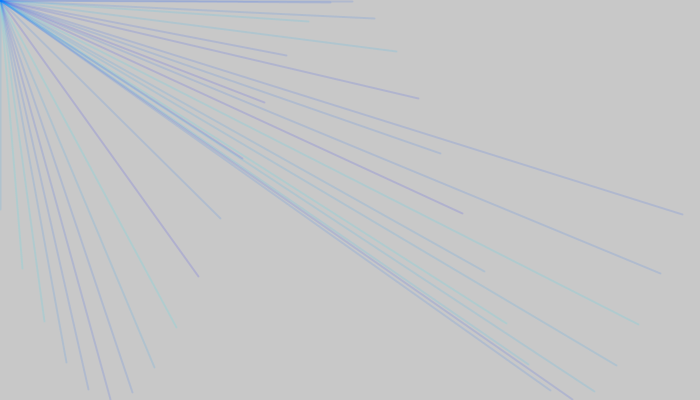
Frame 1 (no input)
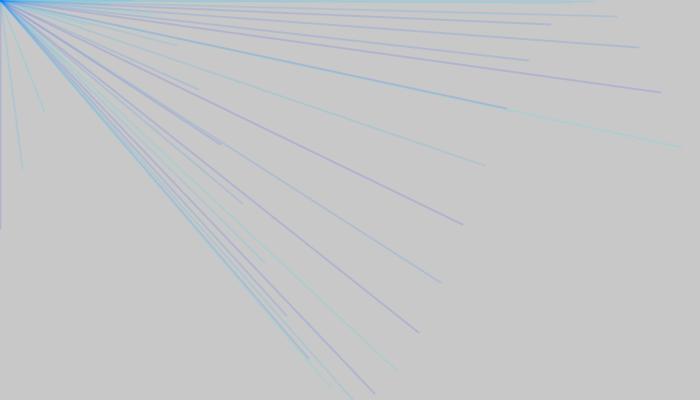
Frame 60 (the mouse pressed at the canvas centre just before this capture)
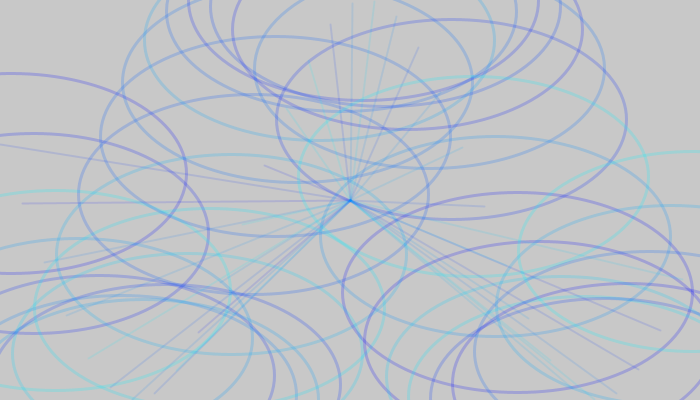
Frame 120 (the mouse held since frame 60 and released just before this capture)

The Processing sketch that drew these frames (run headless with seeded random() and noise(); from frame 60 on, the mouse is pressed at the canvas centre):

// Processing sketch: homework2
// ── homework2.pde
float startAngle = 0;
float angleVel = 0.15;

void setup() {
  size(700, 400);
  smooth();
}

void draw() {
  background(200);
  startAngle += 0.05;
  float angle = startAngle;
  
  for (int x = 0; x <= width; x += 11) {
    float y = map(sin(angle),-1,1,0,height);
      if(x%2 == 0){
        strokeWeight(2);
        stroke(0,random(255), 255, 30);
        line( x, y, mouseX, mouseY);
        angle += angleVel;
      }
        
      else{
        noFill();
        strokeWeight(3);
        stroke(0,random(255), 255, 50);
        ellipse( x, y, mouseX, mouseY);
        angle += angleVel;
      }
  } 
}
